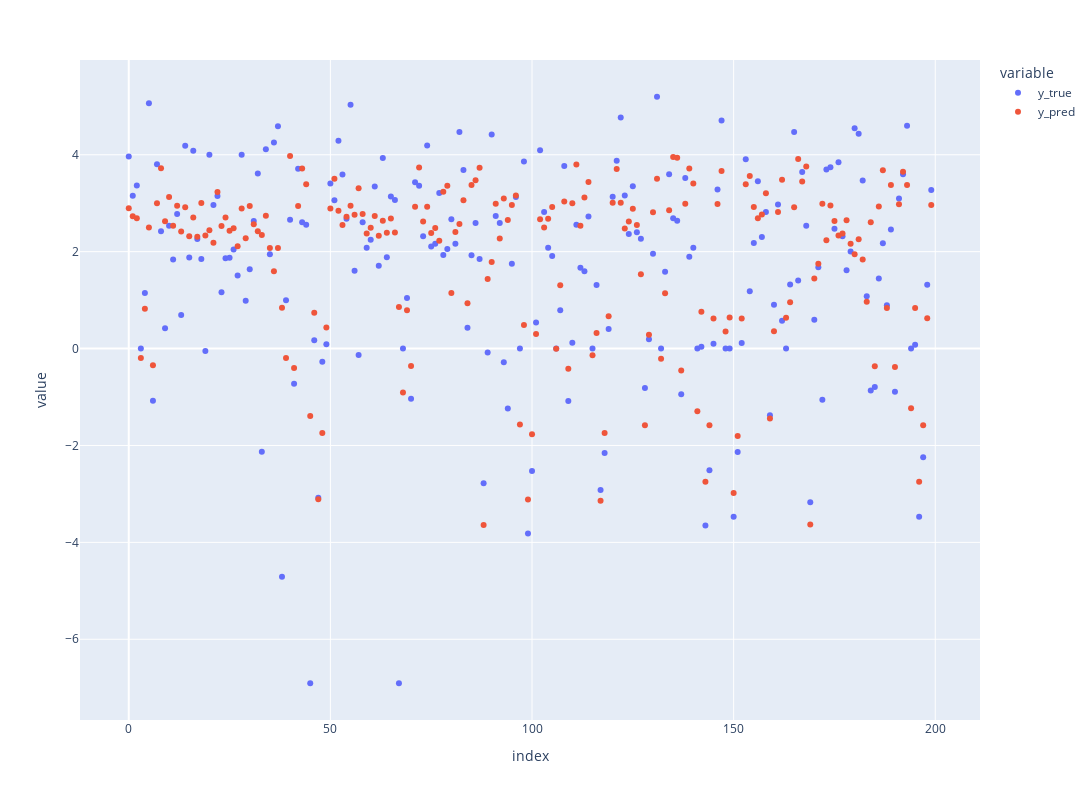

Notebook source saved alongside this figure:
### Code cell
df_error.iloc[:200].plot(
    kind='scatter',
    x='index', 
    y=['y_true', 'y_pred'],
    backend='plotly', 
    width=1200,
    height=800   
)

### Figure 1 — Plotly figure (JSON) as saved in the notebook; plotly's stock layout.template omitted (floating-point values rounded to 4 significant figures; data arrays with more than 128 entries replaced by an {"elided": "..."} marker saying what was removed)
{"data": [{"hovertemplate": "variable=y_true<br>index=%{x}<br>value=%{y}<extra></extra>", "legendgroup": "y_true", "marker": {"color": "#636efa", "symbol": "circle"}, "mode": "markers", "name": "y_true", "orientation": "v", "showlegend": true, "type": "scatter", "x": {"elided": "200 int values"}, "xaxis": "x", "y": {"elided": "200 float values"}, "yaxis": "y"}, {"hovertemplate": "variable=y_pred<br>index=%{x}<br>value=%{y}<extra></extra>", "legendgroup": "y_pred", "marker": {"color": "#EF553B", "symbol": "circle"}, "mode": "markers", "name": "y_pred", "orientation": "v", "showlegend": true, "type": "scatter", "x": {"elided": "200 int values"}, "xaxis": "x", "y": {"elided": "200 float values"}, "yaxis": "y"}], "layout": {"height": 800, "legend": {"title": {"text": "variable"}, "tracegroupgap": 0}, "margin": {"t": 60}, "width": 1200, "xaxis": {"anchor": "y", "domain": [0, 1], "title": {"text": "index"}}, "yaxis": {"anchor": "x", "domain": [0, 1], "title": {"text": "value"}}}}
